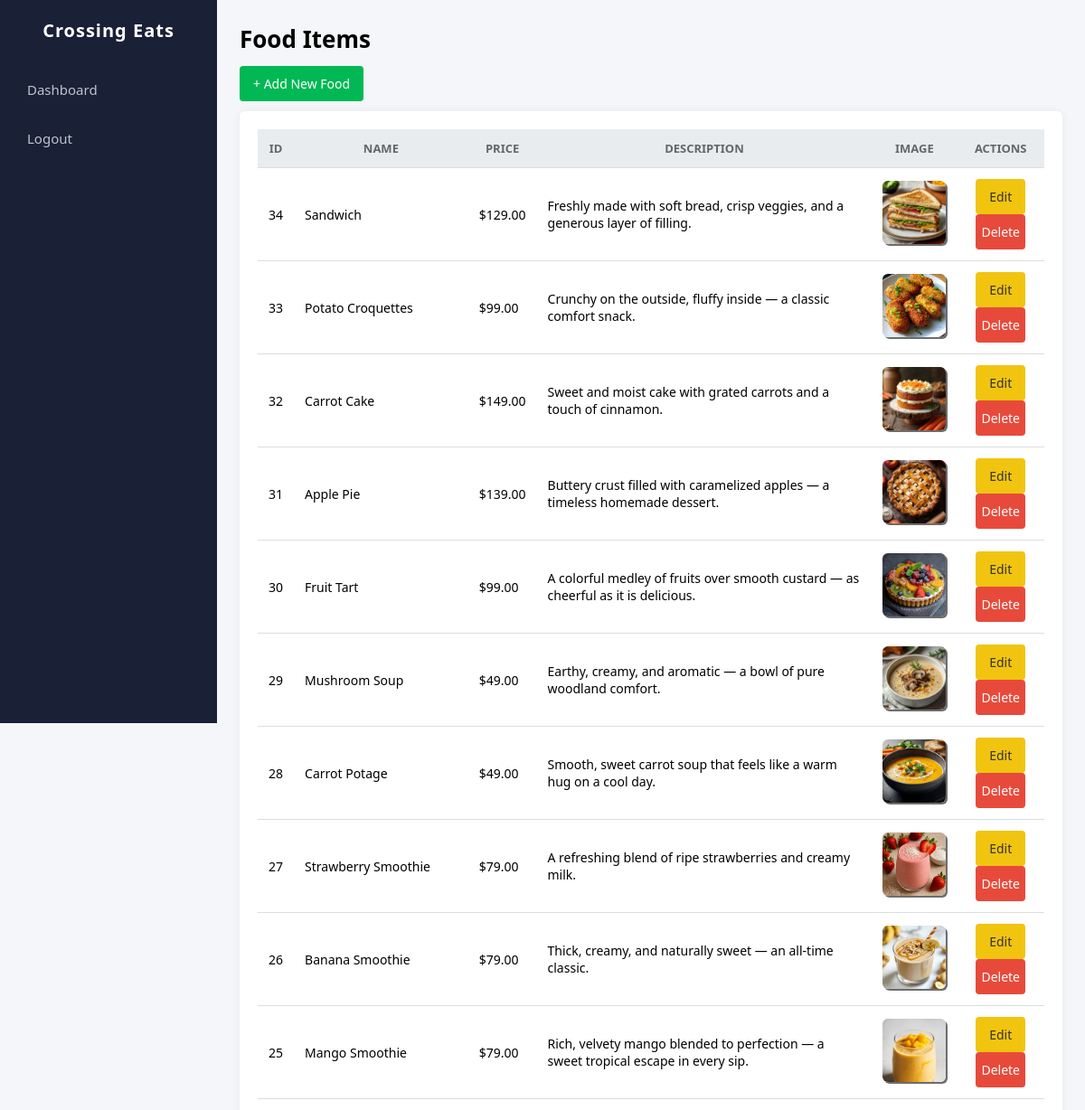
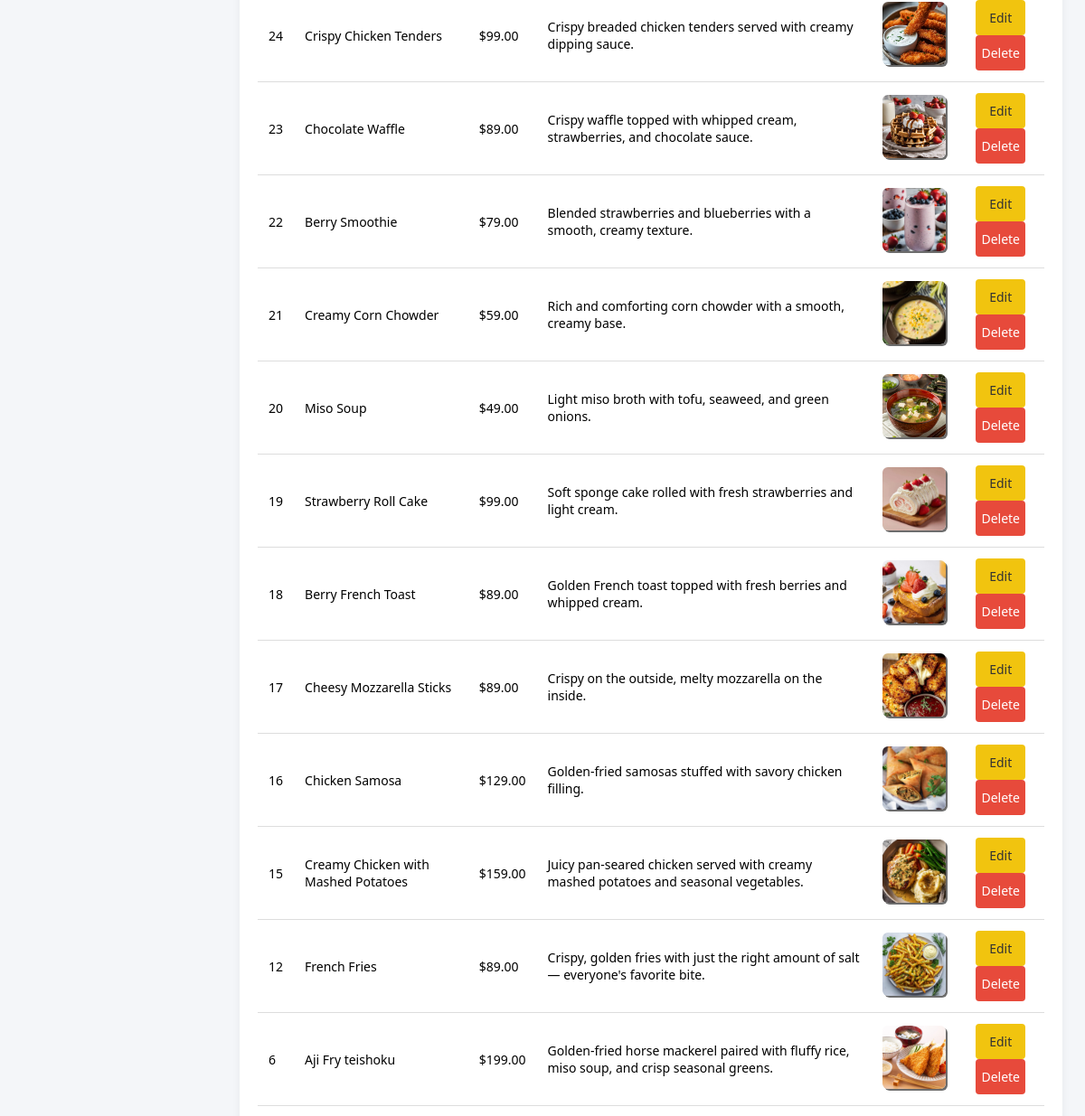
The page /admin/admin_dashboard.php (signed in, upper part) on the database as committed earlier (2 pictures, top to bottom).
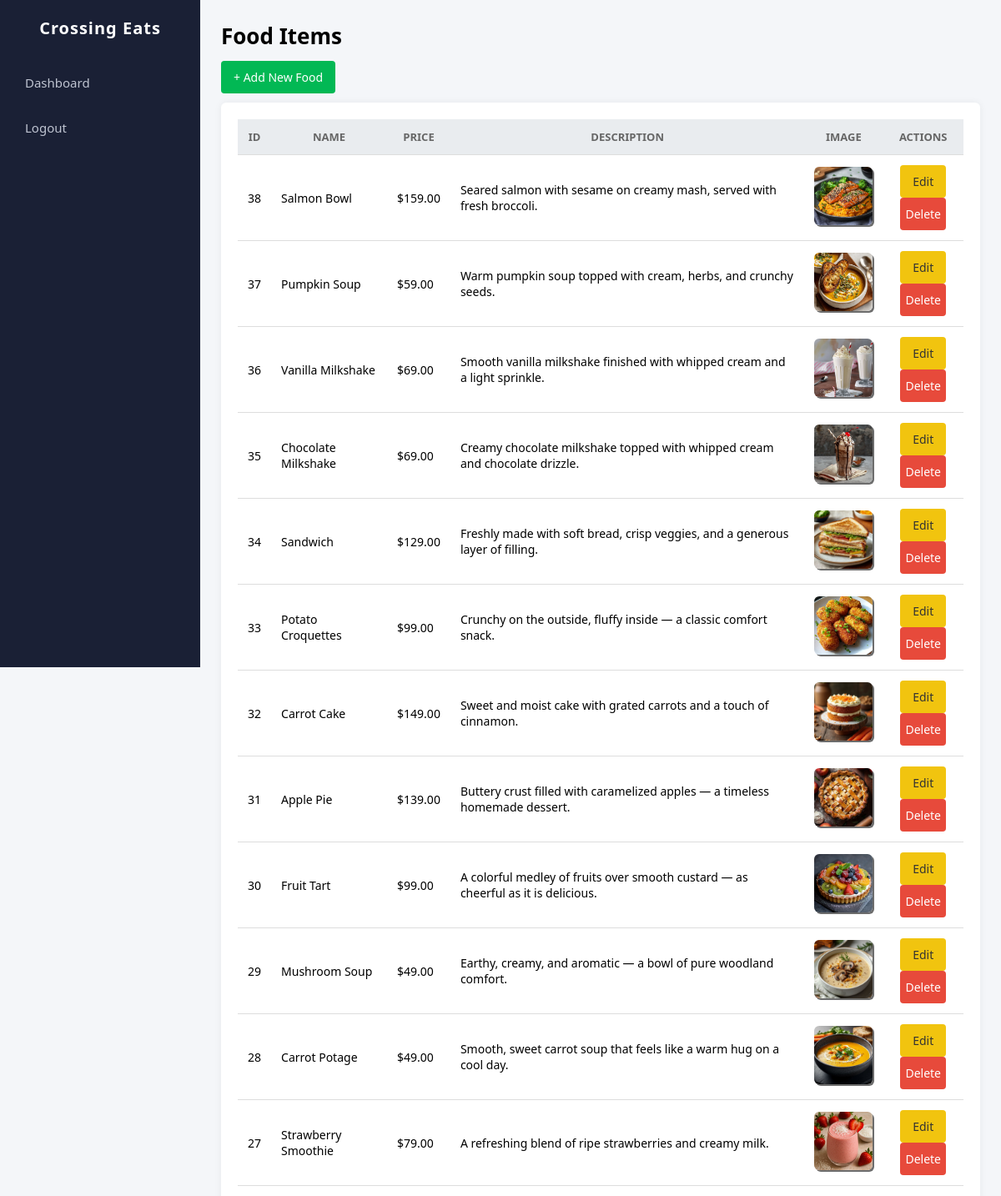
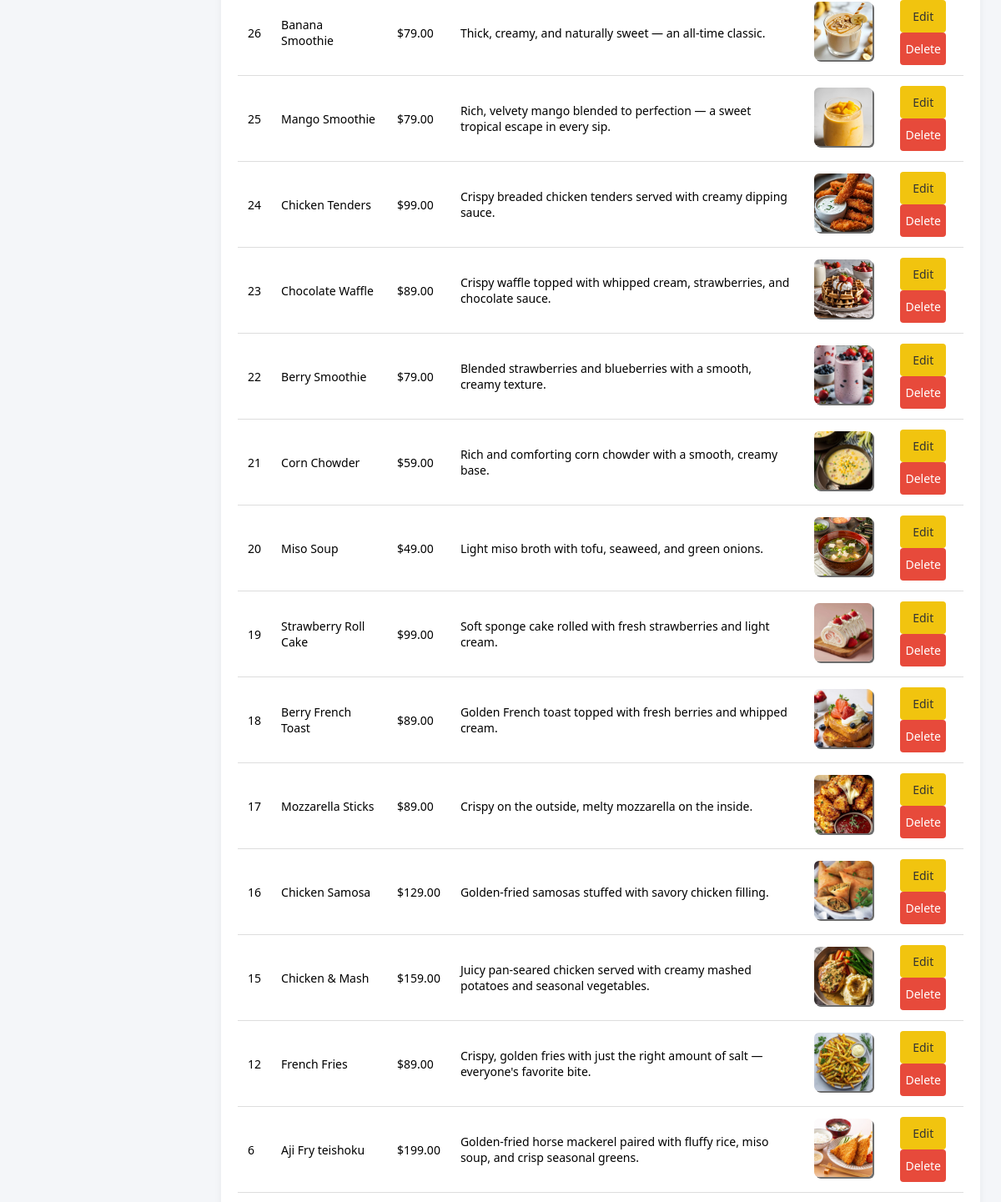
The same page on the database as committed later (2 pictures, top to bottom).
### tables this page shows
CREATE TABLE `foods` (
  `id` int(11) NOT NULL,
  `name` varchar(255) NOT NULL,
  `price` decimal(10,2) NOT NULL,
  `description` text NOT NULL,
  `image` varchar(255) NOT NULL
);

### admin/admin_dashboard.php (the view, shortened to what this page needs)
<?php
    require_once "../backend/db-connect.php";
    $stmt = $db->prepare("SELECT * FROM foods ORDER BY id DESC");
    $stmt->execute();
    $foods = $stmt->fetchAll(PDO::FETCH_ASSOC);
?>
<!DOCTYPE html>
<html lang="en">
<head>
    <link rel="stylesheet" type="text/css" href="../css/admin_dashboard.css" />
</head>
<body>
    <div class="sidebar">
        <h2>Crossing Eats</h2>
        <ul>
            <li><a href="admin_dashboard.php"><i class="fa fa-home"></i> Dashboard</a></li>
            <li><a href="logout.php"><i class="fa fa-sign-out-alt"></i> Logout</a></li>
        </ul>
    </div>
    <div class="main-content">
        <h1 class="page-title">Food Items</h1>
        <a href="add_food.php" class="btn">+ Add New Food</a>
        <div class="table-container">
            <table>
                <thead>
                    <tr>
                        <th>ID</th>
                        <th>Name</th>
                        <th>Price</th>
                        <th>Description</th>
                        <th>Image</th>
                        <th>Actions</th>
                    </tr>
                </thead>
                <tbody>
                    <?php foreach ($foods as $food) { ?>
                        <tr>
                            <td><?= $food['id'] ?></td>
                            <td><?= htmlspecialchars($food['name']) ?></td>
                            <td>$<?= number_format($food['price'],2) ?></td>
                            <td><?= htmlspecialchars($food['description']) ?></td>
                            <td><img src="../img/<?= htmlspecialchars($food['image']) ?>" class="food-img"></td>
                            <td>
                                <a href="edit_food.php?id=<?= $food['id'] ?>" class="btn btn-warning">Edit</a>
                                <a href="delete_food.php?id=<?= $food['id'] ?>" class="btn btn-danger" onclick="return confirm('Delete this item?');">Delete</a>
                            </td>
                        </tr>
                    <?php } ?>
                </tbody>
            </table>
        </div>
    </div>
</body>
</html>

### css/admin_dashboard.css (style rules this page uses)
* { margin: 0; padding: 0; box-sizing: border-box; font-family: "Segoe UI", Arial, sans-serif; }
body { background: #f4f6f9; display: flex; }
.sidebar { width: 240px; height: 100vh; background: #1a2035; color: #fff; position: fixed; left: 0; top: 0; padding-top: 20px; }
.sidebar h2 { text-align: center; margin-bottom: 30px; font-size: 20px; letter-spacing: 1px; }
.sidebar ul { list-style: none; }
.sidebar ul li { margin: 10px 0; }
.sidebar ul li a { display: block; padding: 12px 20px; color: #bfc4d1; text-decoration: none; font-size: 15px; transition: 0.2s ease; }
.main-content { margin-left: 240px; padding: 25px; width: calc(100% - 240px); }
.page-title { font-size: 26px; font-weight: bold; margin-bottom: 20px; }
.btn { padding: 10px 15px; background: #02b854; color: white; border: none; border-radius: 4px; cursor: pointer; text-decoration: none; font-size: 14px; }
.btn-warning, .btn-danger { display: flex; max-width: 75%; gap: 8px; justify-content: center; flex-wrap: wrap; align-items: center; margin: 0 auto; }
.btn-danger { background: #e74a3b; }
.btn-warning { background: #f1c40f; color: #333; }
.table-container { margin-top: 20px; background: white; padding: 20px; border-radius: 6px; box-shadow: 0 0 10px rgba(0,0,0,0.06); overflow-x: auto; }
table { width: 100%; border-collapse: collapse; }
thead { background: #e9ecef; }
th, td { padding: 12px; border-bottom: 1px solid #ddd; font-size: 14px; }
th { text-transform: uppercase; font-size: 13px; color: #666; }
img.food-img { width: 70px; height: 70px; object-fit: cover; border-radius: 6px; box-shadow: 2px 2px rgba(0, 0, 0, 0.574); }

Rows that differ between the two databases and show on the page:
added foods: id "38", name "Salmon Bowl", price "159.00", description "Seared salmon with sesame on creamy mash, served with fresh broccoli.", image (picture)
added foods: id "37", name "Pumpkin Soup", price "59.00", description "Warm pumpkin soup topped with cream, herbs, and crunchy seeds.", image (picture)
added foods: id "36", name "Vanilla Milkshake", price "69.00", description "Smooth vanilla milkshake finished with whipped cream and a light sprinkle.", image (picture)
added foods: id "35", name "Chocolate Milkshake", price "69.00", description "Creamy chocolate milkshake topped with whipped cream and chocolate drizzle.", image (picture)
changed foods "Crispy breaded chicken tenders served with creamy dipping sauce.": name "Crispy Chicken Tenders" → "Chicken Tenders"
changed foods "Rich and comforting corn chowder with a smooth, creamy base.": name "Creamy Corn Chowder" → "Corn Chowder"
changed foods "Crispy on the outside, melty mozzarella on the inside.": name "Cheesy Mozzarella Sticks" → "Mozzarella Sticks"
changed foods id 15: name "Creamy Chicken with Mashed Potatoes" → "Chicken & Mash"
